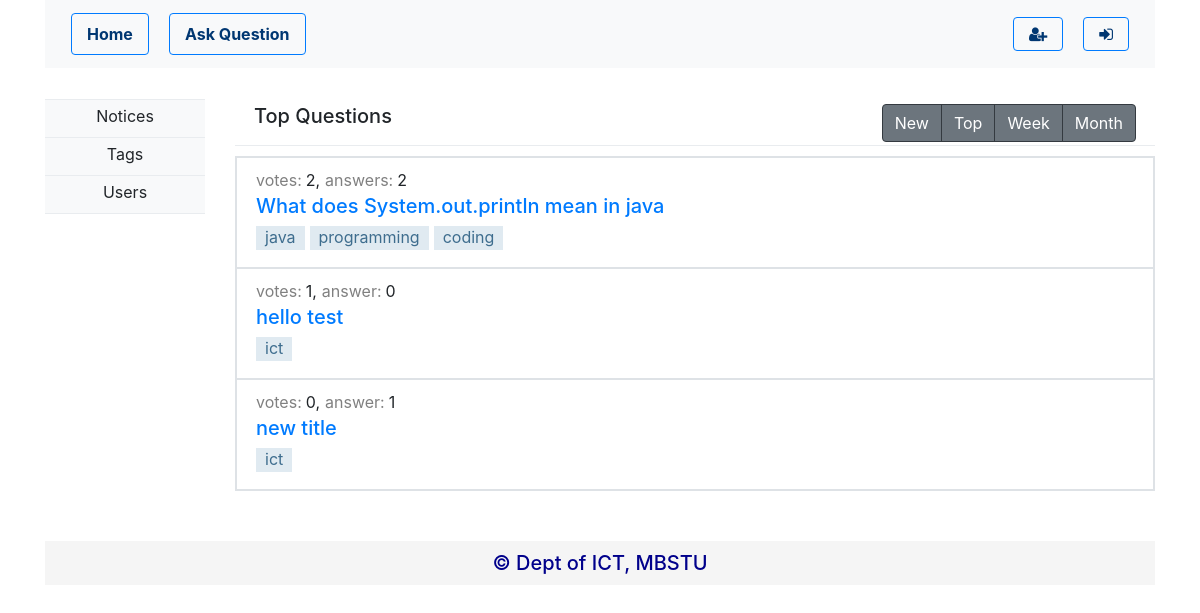
/topQuestions.php, run on the app's committed database.
### tables this page shows
CREATE TABLE `question` (
  `question_id` int(11) NOT NULL,
  `user_name` varchar(50) NOT NULL,
  `title` varchar(2000) NOT NULL,
  `question_body` varchar(10000) NOT NULL,
  `date` date NOT NULL
);

### DatabaseConnection.php (called while the page is built, shortened)
<?php
$host = "localhost";
$db = "ict_forum";
$user = "root";
$pass = "";
function getTagsOfQuestion($questionId) {
    global $host, $db, $user, $pass;
    $con = mysqli_connect($host, $user, $pass, $db);
    $tagOfQuestionQuery = "select * from question_tag_mapping where question_id=" . $questionId;
    $tagsName = array();
    $tagOfQuestion = mysqli_query($con, $tagOfQuestionQuery);
    if (mysqli_num_rows($tagOfQuestion) > 0) {
        while ($row = mysqli_fetch_assoc($tagOfQuestion)) {
            $tagNameQuery = "select * from tag where tag_id=" . $row['tag_id'];
            $tagNameResult = mysqli_query($con, $tagNameQuery);
            $tagRow = mysqli_fetch_assoc($tagNameResult);
            $tagsName[$tagRow['tag_id']] = $tagRow['tag_name'];
        }
        return $tagsName;
    } else {
        mysqli_close($con);
        return "";
    }
}
function getAnswersCount($questionId) {
    global $host, $db, $user, $pass;
    $con = mysqli_connect($host, $user, $pass, $db);
    $getAnsCountQuery = "select count(answer_id) as ans_count from answer where question_id = " . $questionId;
    $answersCount = mysqli_query($con, $getAnsCountQuery);
    return $answersCount;
}
function getQuestionVoteCount($questionId) {
    global $host, $db, $user, $pass;
    $con = mysqli_connect($host, $user, $pass, $db);
    $upvoteQuery = "select count(*) as total_up_vote from question_up_vote where question_id=$questionId";
    $totalUpVoteResult = mysqli_query($con, $upvoteQuery);
    $totalUpVoteRow = mysqli_fetch_assoc($totalUpVoteResult);
    $totalUpVote = $totalUpVoteRow['total_up_vote'];
    $downvoteQuery = "select count(*) as total_down_vote from question_down_vote where question_id=$questionId";
    $totalDownVoteResult = mysqli_query($con, $downvoteQuery);
    $totalDownVoteRow = mysqli_fetch_assoc($totalDownVoteResult);
    $totalDownVote = $totalDownVoteRow['total_down_vote'];
    return $totalUpVote - $totalDownVote;
}
function getTopQuestions() {
    global $host, $db, $user, $pass;
    $con = mysqli_connect($host, $user, $pass, $db);
    $topQuestionQuery = "select * from question";
    $topQuestion = mysqli_query($con, $topQuestionQuery);
    $questionArray = array();
    if (mysqli_num_rows($topQuestion) > 0) {
        while ($row = mysqli_fetch_assoc($topQuestion)) {
            $questionArray[getQuestionVoteCount($row['question_id'])] = $row;
        }
    }
    krsort($questionArray);
    return array_slice($questionArray, 0, 19);
}
?>

### topQuestions.php (the view, shortened to what this page needs)
<?php
include 'includes/navbar.php';
?>
<div class="container">
    <div class="row">
        <div class="col-md-2">
            <div class="bg-light" style="align-content: center; text-align: center;">
                <div class="dropdown-divider sidebar"></div>
                <a id="notices-sidemenu" class="dropdown-item sidebar" href="notices.php?criteria=new">Notices</a>
                <div class="dropdown-divider sidebar"></div>
                <a id="tags-sidemenu" class="dropdown-item sidebar" href="tags.php">Tags</a>
                <div class="dropdown-divider sidebar"></div>
                <a id="users-sidemenu" class="dropdown-item sidebar" href="users.php">Users</a>
                <div class="dropdown-divider sidebar"></div>
            </div>
        </div>
        <div class="col-md-10" id="content">
            <div class="row m-1 mt-1">
                <div class="col-md-6 col-sm-6">
                    <h5>Top Questions</h5>
                </div>
                <div class="col-md-6 col-sm-6 d-flex justify-content-end align-items-center">
                    <div class="btn-group" role="group">
                        <a href="questions.php?criteria=new" class="btn btn-secondary border-dark">New</a>
                        <a href="topQuestions.php" class="btn btn-secondary border-dark">Top</a>
                        <a href="questions.php?criteria=week" class="btn btn-secondary border-dark">Week</a>
                        <a href="questions.php?criteria=month" class="btn btn-secondary border-dark">Month</a>
                    </div>
                </div>
            </div>
            <div class="dropdown-divider sidebar" style="margin-bottom: 10px;"></div>
            <table id="top-questions-table" class="table table-bordered" style="width:100%">
                <tbody>
                    <?php
                    $questions = getTopQuestions();
                    foreach ($questions as $key => $row) {
                        $ansCount = getAnswersCount($row['question_id']);
                        $ansCountRow = mysqli_fetch_assoc($ansCount);
                        ?>
                        <tr>
                            <td>
                                <div class="m-1 ml-4 mt-1">
                                    <div class="row">
                                        <span style="color: gray; margin-right: 4px;">votes:</span><?php echo '' . getQuestionVoteCount($row['question_id']); ?>,
                                        <span style="color: gray; margin-left: 5px;margin-right: 4px;">answer<?php if ($ansCountRow['ans_count'] > 1) echo 's'; ?>:</span><?php echo '' . $ansCountRow['ans_count']; ?>
                                    </div>
                                    <div class="row mt-1">
                                        <?php echo '<a href="questionDetails.php?questionId=' . $row['question_id'] . '"><h5>' . $row['title'] . '</h5></a>'; ?>
                                    </div>
                                    <div class="row">
                                        <?php
                                        $tagsOfQuestion = getTagsOfQuestion($row['question_id']);
                                        foreach ($tagsOfQuestion as $key => $value) {
                                            echo '<a href="questions.php?tagId=' . $key . '"><span class="questions-tag">' . $value . '</span></a>';
                                        }
                                        ?>
                                    </div>
                                </div>
                            </td>
                        </tr>
                        <?php
                    }
                    ?>
                </tbody>
            </table>
        </div>
    </div>
    <?php include 'includes/footer.php' ?>
</div>

### styles/style.css (style rules this page uses)
.dropdown-divider.sidebar { margin-top: -1px; margin-bottom: -1px; }
.dropdown-item.sidebar { padding-bottom: 10px; padding-top: 5px; }
.questions-tag { background-color: #E0EAF1; border-radius: 0px; border: 1px solid #E0EAF1; color: #3E6D8E;; margin-right: 5px; margin-bottom: 5px; padding-left: 8px; padding-right: 8px; padding-bottom: 2px; display: block; float: left; }
body { padding-top: 100px; }

### data on the page
question: question_id "2", ans_count "2", title "What does System.out.println mean in java", value "java", value "programming", value "coding"
question: question_id "1", ans_count "0", title "hello test", value "ict"
question: question_id "0", ans_count "1", title "new title", value "ict"
